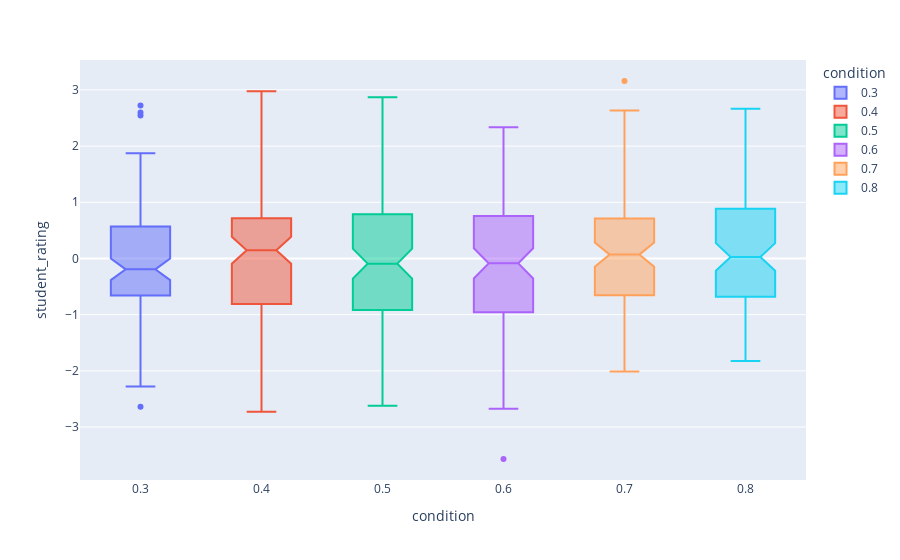

Notebook code for this chart:
### Markdown cell above
### Final abilities

### Code cell
# plot the distribution of ability in the learner_competency
plt.hist(learner_competency['ability'], bins=20)
plt.xlabel('ability')
plt.ylabel('frequency')
plt.title('Distribution of ability in the learner_competency')
plt.show()

# plot the learner_rating distribution in each 6 condition in the data_output by using facetgrid
g = sns.FacetGrid(last_attempt_data_output, col='condition',palette=color_palette)
g.map(plt.hist, 'student_rating')
plt.show()


last_attempt_data_output = data_output.groupby('uid').tail(1)
# plot the learner_rating in each 6 condition
sns.boxplot(x='condition', y='student_rating', data=last_attempt_data_output,palette=color_palette)
plt.xlabel('condition')
plt.ylabel('learner_rating')
plt.title('Distribution of learner_rating in each condition')
plt.show()

# plot the same plot as above but with plotly
fig = px.box(last_attempt_data_output, x="condition", y="student_rating", color="condition", notched=True)
fig.show()


# for each student select the last attempt rows from data_output
last_attempt_data_output = data_output.groupby('uid').tail(1)
# get the mean of student_rating for each condition as df
mean_student_rating = last_attempt_data_output.groupby('condition')['student_rating'].mean().reset_index()
mean_student_rating
